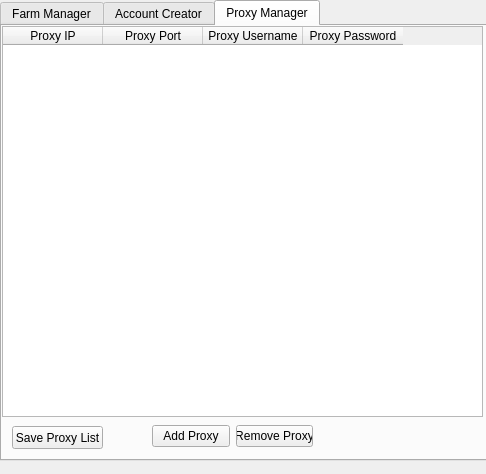
<?xml version="1.0" encoding="UTF-8"?>
<ui version="4.0">
 <class>MainWindow</class>
 <widget class="QMainWindow" name="MainWindow">
  <property name="geometry">
   <rect>
    <x>0</x>
    <y>0</y>
    <width>486</width>
    <height>474</height>
   </rect>
  </property>
  <property name="sizePolicy">
   <sizepolicy hsizetype="Fixed" vsizetype="Fixed">
    <horstretch>0</horstretch>
    <verstretch>0</verstretch>
   </sizepolicy>
  </property>
  <property name="minimumSize">
   <size>
    <width>400</width>
    <height>350</height>
   </size>
  </property>
  <property name="maximumSize">
   <size>
    <width>800</width>
    <height>600</height>
   </size>
  </property>
  <property name="baseSize">
   <size>
    <width>0</width>
    <height>0</height>
   </size>
  </property>
  <property name="windowTitle">
   <string>Gavins Account Creator</string>
  </property>
  <widget class="QWidget" name="centralwidget">
   <widget class="QTabWidget" name="tabWidget">
    <property name="enabled">
     <bool>true</bool>
    </property>
    <property name="geometry">
     <rect>
      <x>0</x>
      <y>0</y>
      <width>491</width>
      <height>461</height>
     </rect>
    </property>
    <property name="currentIndex">
     <number>2</number>
    </property>
    <widget class="QWidget" name="farm_manager_tab">
     <attribute name="title">
      <string>Farm Manager</string>
     </attribute>
     <widget class="QTableWidget" name="farm_manager_table">
      <property name="geometry">
       <rect>
        <x>0</x>
        <y>0</y>
        <width>481</width>
        <height>431</height>
       </rect>
      </property>
      <column>
       <property name="text">
        <string>UID</string>
       </property>
      </column>
      <column>
       <property name="text">
        <string>Username</string>
       </property>
      </column>
      <column>
       <property name="text">
        <string>Password</string>
       </property>
      </column>
      <column>
       <property name="text">
        <string>Proxy</string>
       </property>
      </column>
      <column>
       <property name="text">
        <string>Account Type</string>
       </property>
      </column>
      <column>
       <property name="text">
        <string>Current Script</string>
       </property>
      </column>
     </widget>
    </widget>
    <widget class="QWidget" name="creator_tab">
     <attribute name="title">
      <string>Account Creator</string>
     </attribute>
     <widget class="QGroupBox" name="creator_groupbox">
      <property name="geometry">
       <rect>
        <x>0</x>
        <y>90</y>
        <width>161</width>
        <height>131</height>
       </rect>
      </property>
      <property name="title">
       <string>Creator Settings</string>
      </property>
      <widget class="QLineEdit" name="accs_field">
       <property name="geometry">
        <rect>
         <x>10</x>
         <y>20</y>
         <width>131</width>
         <height>20</height>
        </rect>
       </property>
       <property name="placeholderText">
        <string>Number of accounts</string>
       </property>
      </widget>
      <widget class="QLineEdit" name="retry_timer_field">
       <property name="geometry">
        <rect>
         <x>10</x>
         <y>40</y>
         <width>131</width>
         <height>20</height>
        </rect>
       </property>
       <property name="placeholderText">
        <string>(sec) between creations</string>
       </property>
      </widget>
      <widget class="QComboBox" name="use_proxies_box">
       <property name="geometry">
        <rect>
         <x>10</x>
         <y>60</y>
         <width>131</width>
         <height>22</height>
        </rect>
       </property>
       <property name="currentText">
        <string>Don't use proxies</string>
       </property>
       <item>
        <property name="text">
         <string>Don't use proxies</string>
        </property>
       </item>
       <item>
        <property name="text">
         <string>Use proxies</string>
        </property>
       </item>
      </widget>
      <widget class="QComboBox" name="proxy_auth_box">
       <property name="geometry">
        <rect>
         <x>10</x>
         <y>80</y>
         <width>131</width>
         <height>22</height>
        </rect>
       </property>
       <item>
        <property name="text">
         <string>IP Authentication</string>
        </property>
       </item>
       <item>
        <property name="text">
         <string>User/Pass Authentication</string>
        </property>
       </item>
      </widget>
     </widget>
     <widget class="QGroupBox" name="client_groupbox">
      <property name="geometry">
       <rect>
        <x>160</x>
        <y>0</y>
        <width>351</width>
        <height>91</height>
       </rect>
      </property>
      <property name="title">
       <string>Client Settings</string>
      </property>
      <widget class="QLineEdit" name="client_username_field">
       <property name="geometry">
        <rect>
         <x>10</x>
         <y>20</y>
         <width>113</width>
         <height>20</height>
        </rect>
       </property>
       <property name="placeholderText">
        <string>Client Username</string>
       </property>
      </widget>
      <widget class="QLineEdit" name="client_password_field">
       <property name="geometry">
        <rect>
         <x>10</x>
         <y>40</y>
         <width>113</width>
         <height>20</height>
        </rect>
       </property>
       <property name="placeholderText">
        <string>Client Password</string>
       </property>
      </widget>
      <widget class="QLineEdit" name="script_name_field">
       <property name="geometry">
        <rect>
         <x>10</x>
         <y>60</y>
         <width>113</width>
         <height>20</height>
        </rect>
       </property>
       <property name="placeholderText">
        <string>Script Name</string>
       </property>
      </widget>
      <widget class="QComboBox" name="use_client_box">
       <property name="geometry">
        <rect>
         <x>130</x>
         <y>20</y>
         <width>111</width>
         <height>22</height>
        </rect>
       </property>
       <item>
        <property name="text">
         <string>No Client</string>
        </property>
       </item>
       <item>
        <property name="text">
         <string>OSBot Client</string>
        </property>
       </item>
       <item>
        <property name="text">
         <string>Tribot Client</string>
        </property>
       </item>
      </widget>
      <widget class="QLineEdit" name="script_args_field">
       <property name="geometry">
        <rect>
         <x>130</x>
         <y>60</y>
         <width>113</width>
         <height>20</height>
        </rect>
       </property>
       <property name="text">
        <string/>
       </property>
       <property name="placeholderText">
        <string>Script Args</string>
       </property>
      </widget>
     </widget>
     <widget class="QGroupBox" name="acc_groupbox">
      <property name="geometry">
       <rect>
        <x>0</x>
        <y>0</y>
        <width>161</width>
        <height>91</height>
       </rect>
      </property>
      <property name="title">
       <string>Account Settings</string>
      </property>
      <widget class="QLineEdit" name="account_password_field">
       <property name="geometry">
        <rect>
         <x>10</x>
         <y>40</y>
         <width>141</width>
         <height>21</height>
        </rect>
       </property>
       <property name="placeholderText">
        <string>Account Password</string>
       </property>
      </widget>
      <widget class="QLineEdit" name="username_prefix_field">
       <property name="geometry">
        <rect>
         <x>10</x>
         <y>20</y>
         <width>141</width>
         <height>21</height>
        </rect>
       </property>
       <property name="placeholderText">
        <string>Username Prefix</string>
       </property>
      </widget>
     </widget>
     <widget class="QWidget" name="layoutWidget">
      <property name="geometry">
       <rect>
        <x>180</x>
        <y>170</y>
        <width>287</width>
        <height>25</height>
       </rect>
      </property>
      <layout class="QHBoxLayout" name="horizontalLayout">
       <item>
        <widget class="QPushButton" name="create_accounts_button">
         <property name="minimumSize">
          <size>
           <width>91</width>
           <height>23</height>
          </size>
         </property>
         <property name="text">
          <string>Create Accounts</string>
         </property>
        </widget>
       </item>
       <item>
        <widget class="QPushButton" name="save_console_button">
         <property name="minimumSize">
          <size>
           <width>91</width>
           <height>23</height>
          </size>
         </property>
         <property name="text">
          <string>Save Console</string>
         </property>
        </widget>
       </item>
       <item>
        <widget class="QPushButton" name="clear_console_button">
         <property name="minimumSize">
          <size>
           <width>91</width>
           <height>23</height>
          </size>
         </property>
         <property name="text">
          <string>Clear Console</string>
         </property>
        </widget>
       </item>
      </layout>
     </widget>
     <widget class="QTextBrowser" name="console_browser">
      <property name="geometry">
       <rect>
        <x>0</x>
        <y>200</y>
        <width>481</width>
        <height>231</height>
       </rect>
      </property>
     </widget>
    </widget>
    <widget class="QWidget" name="proxy_tab">
     <attribute name="title">
      <string>Proxy Manager</string>
     </attribute>
     <widget class="QWidget" name="horizontalLayoutWidget">
      <property name="geometry">
       <rect>
        <x>150</x>
        <y>390</y>
        <width>161</width>
        <height>41</height>
       </rect>
      </property>
      <layout class="QHBoxLayout" name="horizontalLayout_2">
       <item>
        <widget class="QPushButton" name="add_proxy_button">
         <property name="text">
          <string>Add Proxy</string>
         </property>
        </widget>
       </item>
       <item>
        <widget class="QPushButton" name="remove_proxy_button">
         <property name="text">
          <string>Remove Proxy</string>
         </property>
        </widget>
       </item>
      </layout>
     </widget>
     <widget class="QTableWidget" name="proxy_table">
      <property name="geometry">
       <rect>
        <x>0</x>
        <y>0</y>
        <width>481</width>
        <height>391</height>
       </rect>
      </property>
      <column>
       <property name="text">
        <string>Proxy IP</string>
       </property>
      </column>
      <column>
       <property name="text">
        <string>Proxy Port</string>
       </property>
      </column>
      <column>
       <property name="text">
        <string>Proxy Username</string>
       </property>
      </column>
      <column>
       <property name="text">
        <string>Proxy Password</string>
       </property>
      </column>
     </widget>
     <widget class="QPushButton" name="save_proxies_button">
      <property name="geometry">
       <rect>
        <x>10</x>
        <y>400</y>
        <width>91</width>
        <height>23</height>
       </rect>
      </property>
      <property name="text">
       <string>Save Proxy List</string>
      </property>
     </widget>
    </widget>
   </widget>
  </widget>
  <widget class="QMenuBar" name="menubar">
   <property name="geometry">
    <rect>
     <x>0</x>
     <y>0</y>
     <width>486</width>
     <height>21</height>
    </rect>
   </property>
  </widget>
 </widget>
 <tabstops>
  <tabstop>username_prefix_field</tabstop>
  <tabstop>account_password_field</tabstop>
  <tabstop>accs_field</tabstop>
  <tabstop>retry_timer_field</tabstop>
  <tabstop>use_proxies_box</tabstop>
  <tabstop>proxy_auth_box</tabstop>
  <tabstop>client_username_field</tabstop>
  <tabstop>client_password_field</tabstop>
  <tabstop>script_name_field</tabstop>
  <tabstop>script_args_field</tabstop>
  <tabstop>use_client_box</tabstop>
  <tabstop>create_accounts_button</tabstop>
  <tabstop>save_console_button</tabstop>
  <tabstop>clear_console_button</tabstop>
  <tabstop>tabWidget</tabstop>
  <tabstop>console_browser</tabstop>
 </tabstops>
 <resources/>
 <connections>
  <connection>
   <sender>create_accounts_button</sender>
   <signal>clicked()</signal>
   <receiver>MainWindow</receiver>
   <slot>create_accounts()</slot>
   <hints>
    <hint type="sourcelabel">
     <x>225</x>
     <y>202</y>
    </hint>
    <hint type="destinationlabel">
     <x>255</x>
     <y>230</y>
    </hint>
   </hints>
  </connection>
  <connection>
   <sender>clear_console_button</sender>
   <signal>clicked()</signal>
   <receiver>MainWindow</receiver>
   <slot>clear_console()</slot>
   <hints>
    <hint type="sourcelabel">
     <x>405</x>
     <y>202</y>
    </hint>
    <hint type="destinationlabel">
     <x>255</x>
     <y>230</y>
    </hint>
   </hints>
  </connection>
  <connection>
   <sender>save_console_button</sender>
   <signal>clicked()</signal>
   <receiver>MainWindow</receiver>
   <slot>save_console()</slot>
   <hints>
    <hint type="sourcelabel">
     <x>315</x>
     <y>202</y>
    </hint>
    <hint type="destinationlabel">
     <x>255</x>
     <y>230</y>
    </hint>
   </hints>
  </connection>
  <connection>
   <sender>add_proxy_button</sender>
   <signal>clicked()</signal>
   <receiver>MainWindow</receiver>
   <slot>add_proxy()</slot>
   <hints>
    <hint type="sourcelabel">
     <x>190</x>
     <y>453</y>
    </hint>
    <hint type="destinationlabel">
     <x>242</x>
     <y>236</y>
    </hint>
   </hints>
  </connection>
  <connection>
   <sender>remove_proxy_button</sender>
   <signal>clicked()</signal>
   <receiver>MainWindow</receiver>
   <slot>remove_proxy()</slot>
   <hints>
    <hint type="sourcelabel">
     <x>272</x>
     <y>453</y>
    </hint>
    <hint type="destinationlabel">
     <x>242</x>
     <y>236</y>
    </hint>
   </hints>
  </connection>
  <connection>
   <sender>save_proxies_button</sender>
   <signal>clicked()</signal>
   <receiver>MainWindow</receiver>
   <slot>save_proxies()</slot>
   <hints>
    <hint type="sourcelabel">
     <x>57</x>
     <y>454</y>
    </hint>
    <hint type="destinationlabel">
     <x>242</x>
     <y>236</y>
    </hint>
   </hints>
  </connection>
 </connections>
 <slots>
  <slot>clear_console()</slot>
  <slot>save_console()</slot>
  <slot>create_accounts()</slot>
  <slot>use_tribot()</slot>
  <slot>use_osbot()</slot>
  <slot>no_client()</slot>
  <slot>use_proxies()</slot>
  <slot>no_proxies()</slot>
  <slot>add_proxy()</slot>
  <slot>remove_proxy()</slot>
  <slot>save_proxies()</slot>
 </slots>
</ui>
